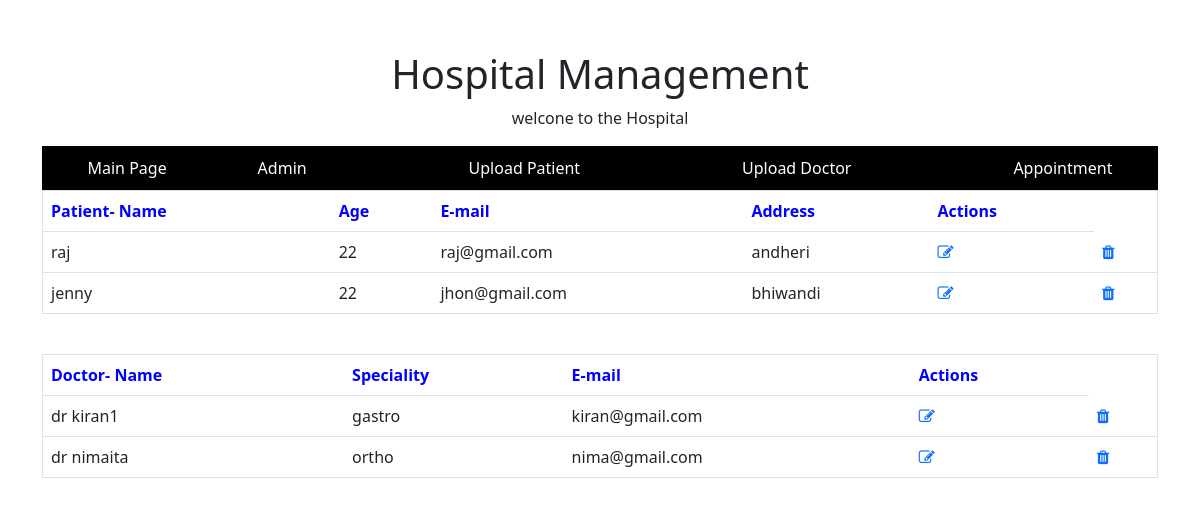
The page / on the database its author committed.
### app1/models.py (models this page shows, shortened)
class patient(models.Model):
    name=models.CharField(max_length=100)
    age=models.IntegerField()
    email=models.EmailField()
    address=models.CharField(max_length=200)

class doctor(models.Model):
    name=models.CharField(max_length=100)
    speciality=models.CharField(max_length=100)
    email=models.EmailField()

### app1/views.py (the view)
# urls.py: path('',views.index,name='index'),
def index(request):
    abc=patient.objects.all()
    xyz=doctor.objects.all()
    return render (request,'main.html',{'patientdetail':abc,'doctordetail':xyz})

### app1/templates/main.html (shortened to what this page needs)
<!DOCTYPE html>
<html lang="en">
<head>
  {% load static %}
  <link href="https://cdn.jsdelivr.net/npm/bootstrap@5.2.3/dist/css/bootstrap.min.css" rel="stylesheet">
  <link rel="stylesheet" href="https://cdnjs.cloudflare.com/ajax/libs/font-awesome/4.7.0/css/font-awesome.min.css">
</head>
</head>
<body >
<div class="container">
<div class="header">
    <h1> Hospital Management </h1>
    <p> welcone to the Hospital </p>
</div>
<div class="flex-container">
<a class="item" href="{% url 'index' %}">Main Page </a>
<a class="item" href="{% url 'admin:index' %}"> Admin </a> <br>
<a class="item" href="{% url 'uploadpatients' %}"> Upload Patient </a></br>
<a class="item" href="{% url 'uploaddoctors'%}"> Upload Doctor</a><br>
<a class="item" href="{% url 'appointmentdetail' %}"> Appointment </a>
</div>
{%block content%}
<div class="table1">
<table class="table table-hover" border=1 style="background-color:white">
  <th>Patient- Name </th> <th>Age </th> <th>E-mail </th> <th> Address </th> <th> Actions </th>
  {%for i in patientdetail %}
  <tr>
<td>{{i.name}}</td>
<td>{{i.age}}</td>
<td>{{i.email}}</td>
<td>{{i.address}}</td>
<td><a href="updatepat/{{i.id}}"  id='{{i.id}}' ><i class='fa fa-edit'></i></a>  </td>
<td><a href="deletepat/{{i.id}}" id='{{i.id}}'><i class="fa fa-trash" ></i></a> </td>
</tr>
<br>
{%endfor%}
</table>
</div>
<br>
<div class="table1">
<table class="table table-hover" class="table1" border=1 style="background-color:white" >
  <th>Doctor- Name </th> <th>Speciality </th> <th>E-mail </th> <th> Actions </th>
<tr>{%for i in doctordetail %}
<td>{{i.name}} </td>
<td> {{i.speciality}} </td>
<td> {{i.email}} </td>
<td> <a href="/updatedoc/{{i.id}}"  id='{{i.id}}' ><i class='fa fa-edit'></i></a> </td>
<td> <a href="/deletedoc/{{i.id}}" id='{{i.id}}'> <i class="fa fa-trash" ></i></a>  </td>
</tr>
<br>
{%endfor%}
</div>
<br>
{%endblock%}
</html>

### rows shown on the page
patient: name "raj", age "22", email "raj@gmail.com", address "andheri"
patient: name "jenny", age "22", email "jhon@gmail.com", address "bhiwandi"
doctor: name "dr kiran1", speciality "gastro", email "kiran@gmail.com"
doctor: name "dr nimaita", speciality "ortho", email "nima@gmail.com"
